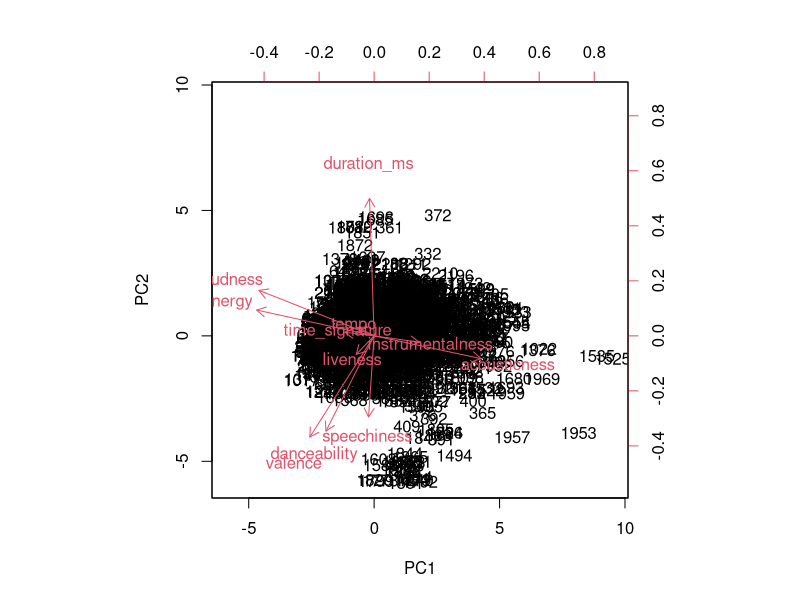
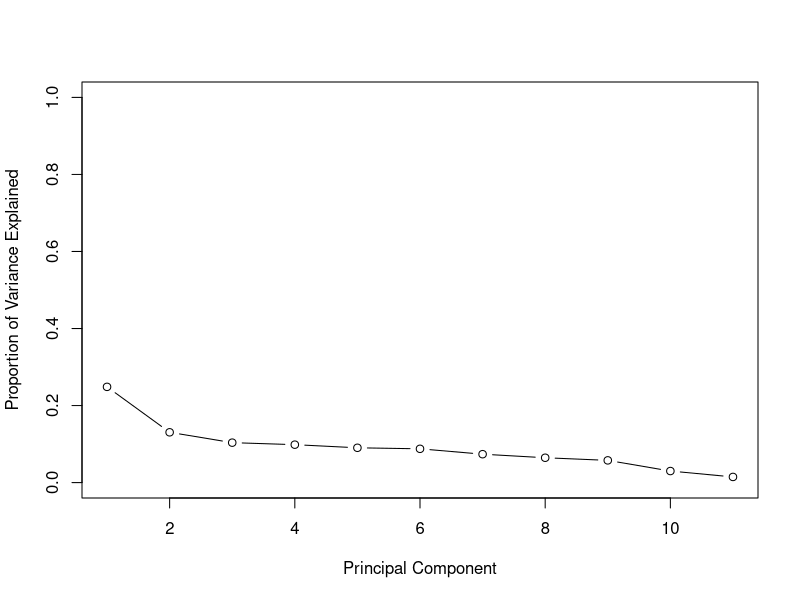
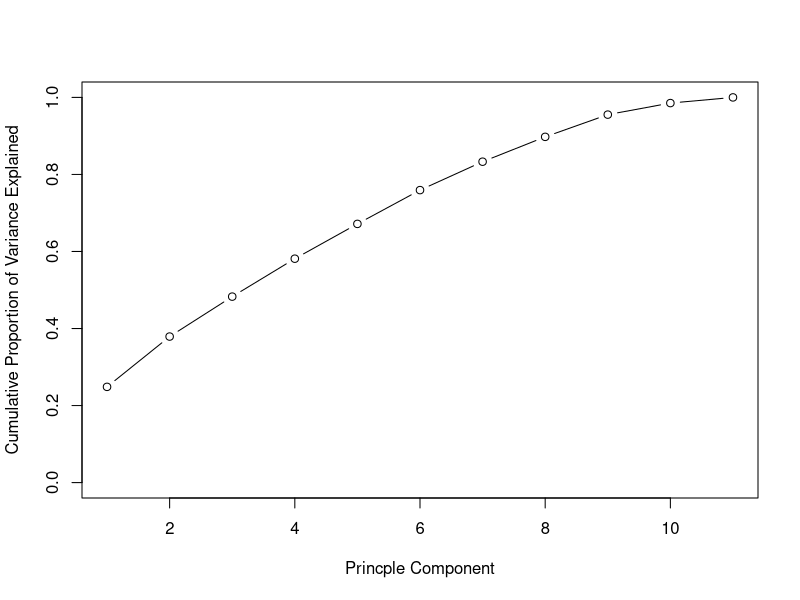
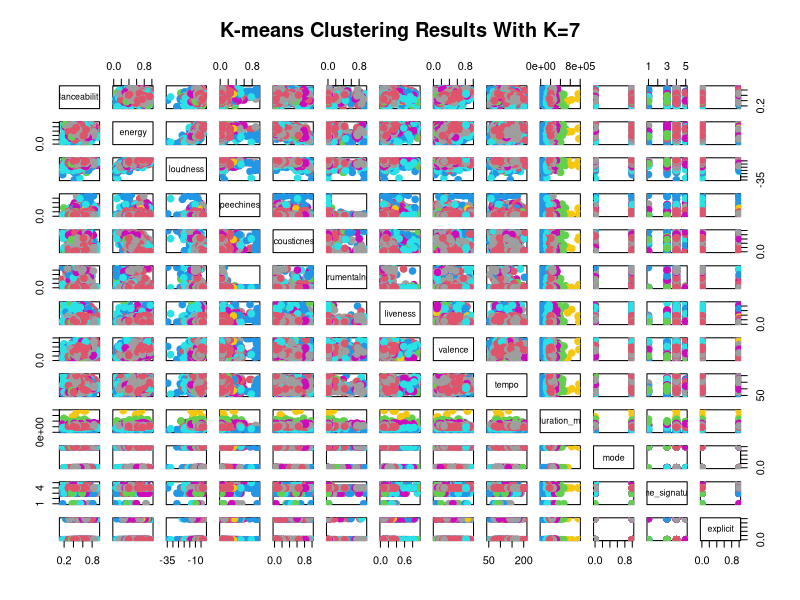
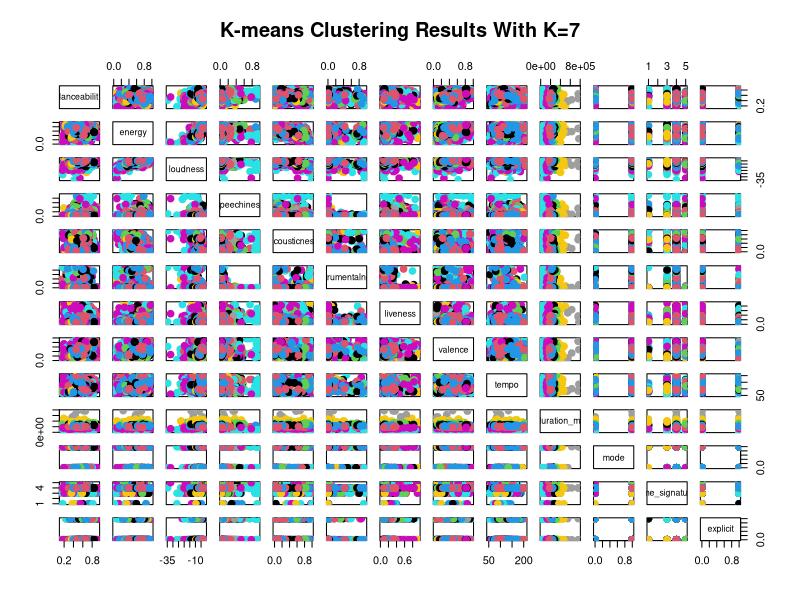
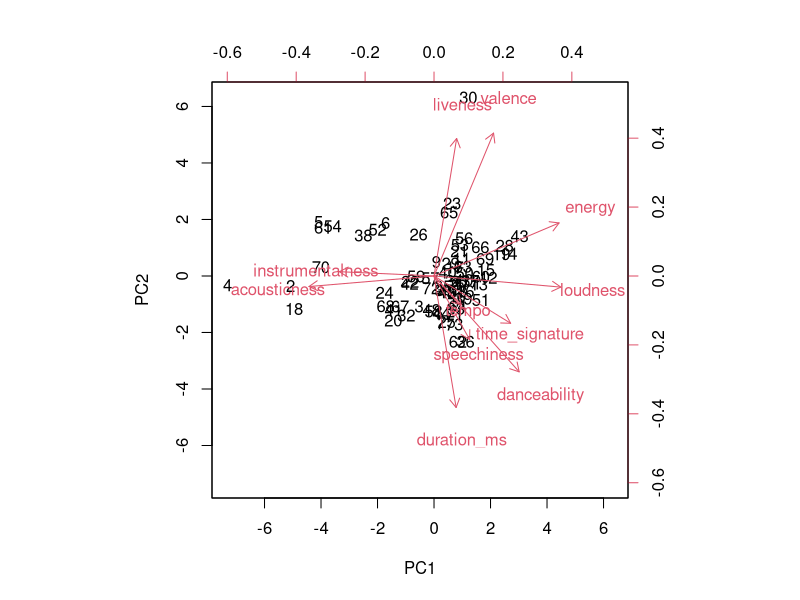
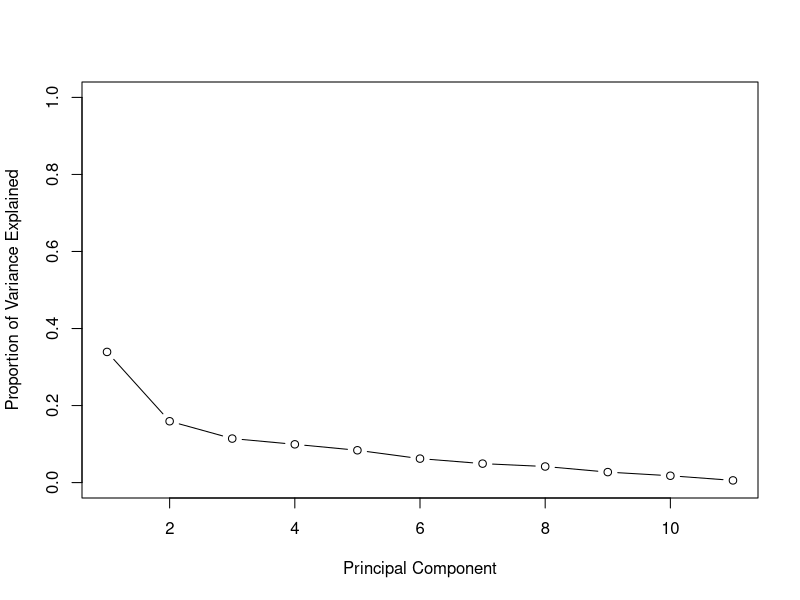
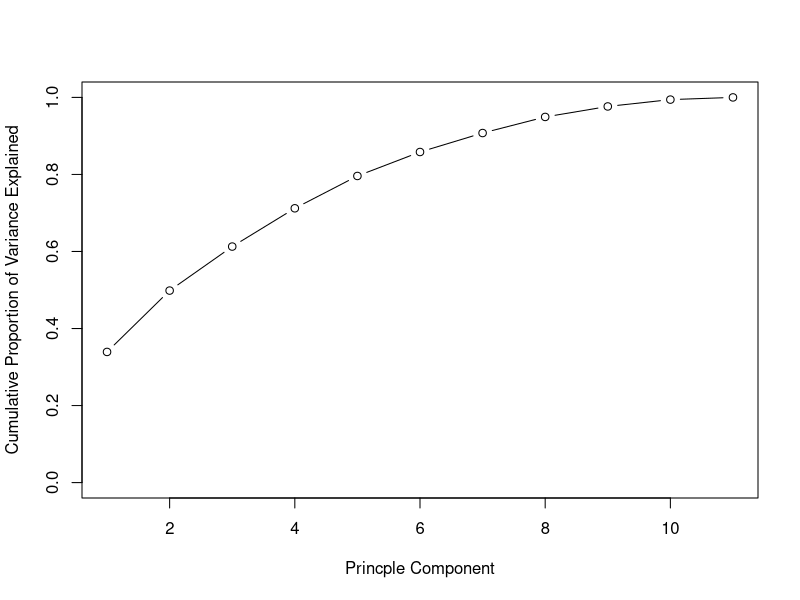

R code for these plots, in order: (Note: this script raises an error after producing the figures.)
## ---- chunk 1
knitr::opts_chunk$set(echo = TRUE)
## ---- chunk 2
library(tidyverse)
library(readr)
library(here)
library(ggrepel)
library(gganimate)
library(ggplot2)
## ---- chunk 3
all <- read_csv(here("data/all.csv")) 

#only keeping numeric var for pca
all_pca <- all %>%
  select(danceability, energy, loudness, speechiness, acousticness, instrumentalness,
         liveness, valence, tempo, duration_ms, time_signature)

all_cluster <- all %>%
  select(danceability, energy, loudness, speechiness, acousticness, instrumentalness,
         liveness, valence, tempo, duration_ms, mode, time_signature, explicit)
## ---- chunk 4
#PCA
pr.out = prcomp(all_pca, scale = TRUE)

#means
pr.out$center
#standard dev
pr.out$scale
#principal component loading
pr.out$rotation

#biplot
pr.out$rotation = - pr.out$rotation
pr.out$x = - pr.out$x
biplot(pr.out, scale = 0)

#variance of principal components
pr.var = pr.out$sdev^2
pve = pr.var / sum(pr.var)

#principal comp vs var plots
plot(pve, xlab = "Principal Component", ylab = "Proportion of Variance Explained",
     ylim = c(0, 1), type = "b")
plot(cumsum(pve), xlab = "Princple Component", ylab = "Cumulative Proportion of Variance Explained",
     ylim = c(0, 1), type = "b")
## ---- chunk 5
#k means with k = 7
km.out = kmeans(all_cluster, centers = 7, nstart = 50)
plot(all_cluster, col = (km.out$cluster + 1), main = "K-means Clustering Results With K=7",
     pch = 20, cex = 2)

#k means with k = 8
km.out1 = kmeans(all_cluster, centers = 8, nstart = 50)
plot(all_cluster, col = (km.out1$cluster + 1), main = "K-means Clustering Results With K=7",
     pch = 20, cex = 2)
## ---- chunk 6
#clustering with albums, not individual songs
album_pca <- all %>%
  group_by(album_name) %>%
  summarize(danceability = mean(danceability),
         energy = mean(energy),
         loudness = mean(loudness), 
         speechiness = mean(speechiness), 
         acousticness = mean(acousticness), 
         instrumentalness = mean(instrumentalness),
         liveness = mean(liveness), 
         valence = mean(valence), 
         tempo = mean(tempo), 
         duration_ms = mean(duration_ms), 
         time_signature = mean(time_signature)) %>%
  select(-album_name)

album_PCA_titles <- all %>%
  group_by(album_name) %>%
  summarize(danceability = mean(danceability),
         energy = mean(energy),
         loudness = mean(loudness), 
         speechiness = mean(speechiness), 
         acousticness = mean(acousticness), 
         instrumentalness = mean(instrumentalness),
         liveness = mean(liveness), 
         valence = mean(valence), 
         tempo = mean(tempo), 
         duration_ms = mean(duration_ms), 
         time_signature = mean(time_signature)) %>%
  mutate(artist = case_when(
    album_name %in% c("Taylor Swift", "Fearless", "Speak Now", "Red", "1989",
                      "reputation", "Lover", "folklore", "evermore") ~ "Taylor Swift",
    album_name %in% c("Yours Truly", "My Everything", "Dangerous Woman", "thank u, next",
                      "Sweetener", "Positions") ~ "Ariana Grande",
    album_name %in% c("Yellow Submarine Soundtrack", "Live At The Hollywood Bowl", 
                      "The Beatles") ~ "The Beatles",
    album_name == "Honeymoon" ~ "Beach Bunny",
    album_name %in% c("True Romance", "SUCKER", "Number 1 Angel", "Pop 2",
                      "Charli", "how i'm feeling now") ~ "Charli XCX",
    album_name %in% c("Wide Open Spaces", "Fly", "Home", "Taking the Long Way",
                      "Gaslighter") ~ "The Chicks",
    album_name %in% c("Tug of War", "Kiss", "Emotion", "EMOTION SIDE B +", "Dedicated",
                      "Dedicated Side B") ~ "Carly Rae Jepsen",
    album_name %in% c("So Far Gone", "Thank Me Later", "Take Care", "Nothing Was The Same",
                      "If You're Reading This It's Too Late", "What A Time To Be Alive", "Views",
                      "More Life", "Scorpion", "Care Package", "Dark Lane Demo Tapes") ~ "Drake",
    album_name %in% c("Dua Lipa", "Future Nostalgia") ~ "Dua Lipa",
    album_name %in% c("Wasteland, Baby!", "Hozier") ~ "Hozier",
    album_name %in% c("For Emma, Forever Ago", "Bon Iver", "22, A Million", "i,i") ~ "Bon Iver",
    album_name %in% c("The College Dropout", "Late Registration", "Graduation", "808s & Heartbreak",
                      "My Beautiful Dark Twisted Fantasy", "Watch The Throne", "Yeezus",
                      "The Life Of Pablo", "ye", "KIDS SEE GHOSTS", "JESUS IS KING") ~ "Kanye",
    album_name %in% c("Pure Heroine", "Melodrama") ~ "Lorde",
    album_name %in% c("Wednesday Morning, 3 A.M.", "Parsley, Sage, Rosemary And Thyme", "Bookends",
                      "The Graduate", "Bridge Over Troubled Water") ~ "Simon & Garfunkel"
    
  ))

## ---- chunk 7
#pca with albums
pr.out_album = prcomp(album_pca, scale = TRUE)

#means
pr.out_album$center
#standard dev
pr.out_album$scale
#principal component loading
pr.out_album$rotation

#biplot
pr.out_album$rotation = - pr.out_album$rotation
pr.out_album$x = - pr.out_album$x
biplot(pr.out_album, scale = 0)

#variance of principal components
pr.var_album = pr.out_album$sdev^2
pve_album = pr.var_album / sum(pr.var_album)

#principal comp vs var plots
plot(pve_album, xlab = "Principal Component", ylab = "Proportion of Variance Explained",
     ylim = c(0, 1), type = "b")
plot(cumsum(pve_album), xlab = "Princple Component", ylab = "Cumulative Proportion of Variance Explained",
     ylim = c(0, 1), type = "b")

#pca graphs
pca_rotations <- data.frame(pr.out_album$rotation)
pca_rotations$variables <- rownames(pca_rotations)
PC1graph <- 
  ggplot(data = pca_rotations, mapping = aes(x = variables, y = PC1, 
                                          fill = variables)) +
  geom_col() +
  coord_flip() +
  labs(title = "Production: Simple vs. Embellished") +
  theme(legend.position = "none")
PC1graph

PC2graph <- 
  ggplot(data = pca_rotations, mapping = aes(x = variables, y = PC2, 
                                          fill = variables)) +
  geom_col() +
  coord_flip() +
  theme(legend.position = "none") +
  labs(title = "Rhythm vs. Energy")
PC2graph

PC3graph <- 
  ggplot(data = pca_rotations, mapping = aes(x = variables, y = PC3, 
                                          fill = variables)) +
  geom_col() +
  coord_flip() +
  theme(legend.position = "none")
PC3graph

pca_titles <- as.data.frame(pr.out_album$x)
pca_titles$album_name <- album_PCA_titles$album_name
pca_titles$artist <- album_PCA_titles$artist

taylor_pca <- ggplot(pca_titles, aes(x = PC1, y = PC2)) +
  geom_point(alpha = .3) +
  geom_text_repel(data = subset(pca_titles, artist == "Taylor Swift"),
            aes(label = album_name)) +
  geom_point(data = subset(pca_titles, artist == "Taylor Swift"), 
             mapping = aes(x = PC1, y = PC2),
             alpha = .7, color = "purple2") +
  ylab("Rhythm vs. Energy") +
  xlab("Production: Simple vs Embellished")
taylor_pca

p_pca_album <- ggplot(pca_titles, aes(x = PC1, y = PC2)) +
  geom_text(data = pca_titles, aes(label = album_name, y = PC2 + .2)) +
  xlab("Production: Simple vs Embellished") +
  ylab("Rhythm vs Energy") +
  transition_states(artist, transition_length = 5)
animate(p_pca_album, fps = 0.5) + 
  ggtitle('Artist: {closest_state}')
## ---- chunk 8
##clustering with albums
#choosing k
n_pca <- as_tibble(pr.out_album$x[, 1:3])
n_clusters_kmeans1<-kmeans(n_pca, centers = 1, nstart = 20)
n_clusters_kmeans2<-kmeans(n_pca, centers = 2, nstart = 20)
n_clusters_kmeans3<-kmeans(n_pca, centers = 3, nstart = 20)
n_clusters_kmeans4<-kmeans(n_pca, centers = 4, nstart = 20)
n_clusters_kmeans5<-kmeans(n_pca, centers = 5, nstart = 20)
n_clusters_kmeans6<-kmeans(n_pca, centers = 6, nstart = 20)
kmeansvariation <- tibble("K" = 1:6,
                              "SS" = c(n_clusters_kmeans1$tot.withinss,
                                       n_clusters_kmeans2$tot.withinss,
                                       n_clusters_kmeans3$tot.withinss,
                                       n_clusters_kmeans4$tot.withinss,
                                       n_clusters_kmeans5$tot.withinss,
                                       n_clusters_kmeans6$tot.withinss))

ggplot(data = kmeansvariation, mapping = aes(x = K, y = SS)) +
  geom_line() +
  geom_point() +
  labs(title = "K means scree plot")

#complete linkage plot
n_pca_dist <- dist(n_pca)
distmatrix <- as.matrix(n_pca_dist)
n_clusters_hier<-hclust(dist(n_pca))
plot(n_clusters_hier, xlab = "", ylab = "", sub = "", 
     main = "Complete Linkage")

#cut = 4
n_clusters_hier_cut <- cutree(n_clusters_hier, 4)

n_pca_kmeans <- n_pca %>% mutate(cluster = n_clusters_kmeans4$cluster)
n_pca_hier <- n_pca %>% mutate(cluster = n_clusters_hier_cut)

ggplot(n_pca_kmeans, aes(x = PC1, y = PC2,
                          color = as.factor(cluster))) + 
  geom_point(alpha = .6) +
  labs(title = "kmeans clustering")

ggplot(n_pca_hier, aes(x = PC1, y = PC2, 
                        color = as.factor(cluster))) +
  geom_point(alpha = .6) +
  labs(title = "hierarchical clustering")
